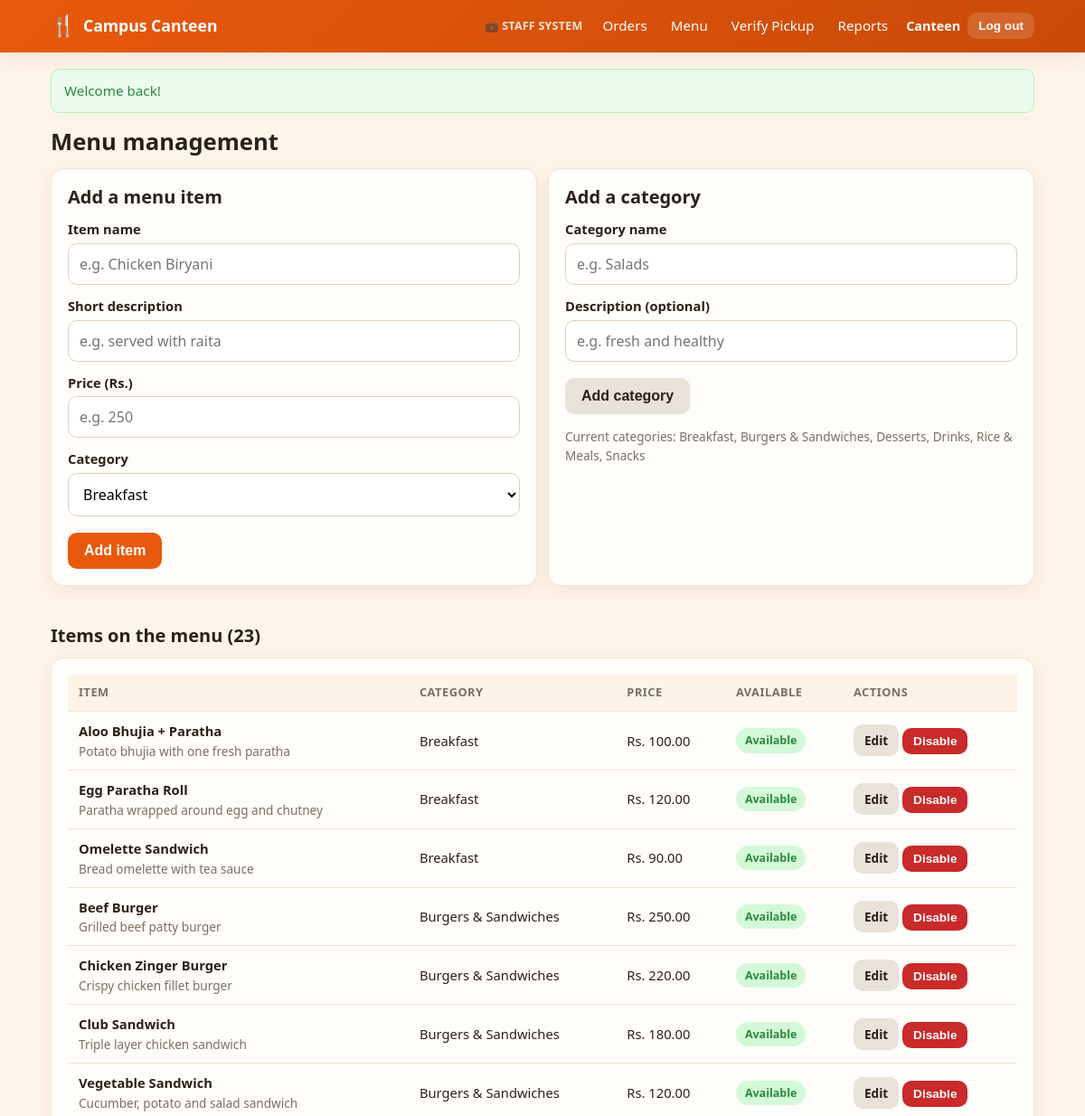
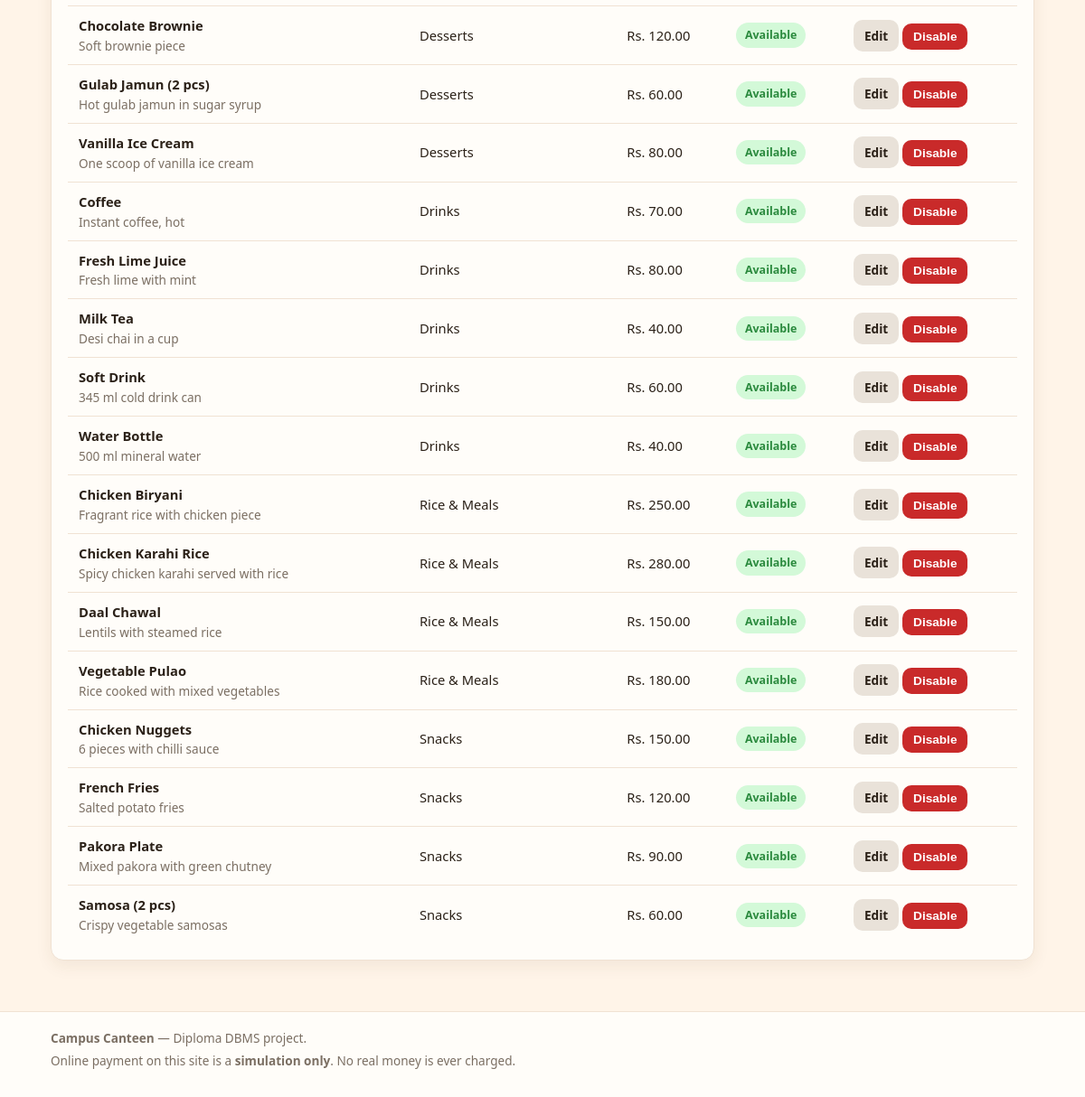
Page /manager/menu.php (signed in) on the committed database (2 pictures, top to bottom).
### tables this page shows
CREATE TABLE users (
    user_id        INT UNSIGNED NOT NULL AUTO_INCREMENT,
    full_name      VARCHAR(100) NOT NULL,
    email          VARCHAR(150) NOT NULL,
    phone          VARCHAR(20)  DEFAULT NULL,
    password_hash  VARCHAR(255) NOT NULL,
    role           ENUM('student','manager','chef') NOT NULL DEFAULT 'student',
    is_active      TINYINT(1)   NOT NULL DEFAULT 1,
    created_at     TIMESTAMP    NOT NULL DEFAULT CURRENT_TIMESTAMP,
    PRIMARY KEY (user_id),
    UNIQUE KEY uq_users_email (email),
    KEY idx_users_role (role)
);

CREATE TABLE categories (
    category_id  INT UNSIGNED NOT NULL AUTO_INCREMENT,
    name         VARCHAR(60)  NOT NULL,
    description  VARCHAR(255) DEFAULT NULL,
    is_active    TINYINT(1)   NOT NULL DEFAULT 1,
    PRIMARY KEY (category_id),
    UNIQUE KEY uq_categories_name (name)
);

CREATE TABLE menu_items (
    item_id       INT UNSIGNED NOT NULL AUTO_INCREMENT,
    category_id   INT UNSIGNED NOT NULL,
    name          VARCHAR(100) NOT NULL,
    description   VARCHAR(255) DEFAULT NULL,
    price         DECIMAL(10,2) NOT NULL,
    is_available  TINYINT(1)   NOT NULL DEFAULT 1,
    created_at    TIMESTAMP    NOT NULL DEFAULT CURRENT_TIMESTAMP,
    updated_at    TIMESTAMP    NOT NULL DEFAULT CURRENT_TIMESTAMP
                              ON UPDATE CURRENT_TIMESTAMP,
    PRIMARY KEY (item_id),
    KEY idx_menu_items_category (category_id),
    KEY idx_menu_items_available (is_available),
    CONSTRAINT fk_menu_items_category
        FOREIGN KEY (category_id) REFERENCES categories (category_id)
        ON DELETE RESTRICT,
    CONSTRAINT chk_menu_items_price CHECK (price >= 0)
);

### includes/functions.php (called while the page is built, shortened)
<?php
function db_run(string $sql, array $params = []): PDOStatement
{
    global $conn;
    $stmt = $conn->prepare($sql);
    $stmt->execute($params);
    return $stmt;
}
function db_all(string $sql, array $params = []): array
{
    return db_run($sql, $params)->fetchAll();
}
function db_row(string $sql, array $params = []): ?array
{
    $row = db_run($sql, $params)->fetch();
    return $row === false ? null : $row;
}
function e($value): string
{
    return htmlspecialchars((string)$value, ENT_QUOTES, 'UTF-8');
}
function url(string $path = ''): string
{
    return BASE_PATH . '/' . ltrim($path, '/');
}
function money($amount): string
{
    return CURRENCY . number_format((float)$amount, 2);
}
function flash_get(): ?array
{
    $message = $_SESSION['flash'];
    return $message;
}
function short_name(?string $full_name): string
{
    $parts = preg_split('/\s+/', trim((string)$full_name));
    return $parts[0] ?? '';
}

### includes/auth.php (called while the page is built, shortened)
<?php
function current_user(): ?array
{
    static $cached = false;
    static $user   = null;
    if ($cached) {
        return $user;
    }
    $cached = true;
    $user_id = (int)($_SESSION['user_id'] ?? 0);
    $user = db_row(
        'SELECT user_id, full_name, email, role FROM users WHERE user_id = ? AND is_active = 1',
        [$user_id]
    );
    return $user;
}
function require_login(): array
{
    $user = current_user();
    return $user;
}
function require_role(string $role): array
{
    $user = require_login();
    return $user;
}

### manager/menu.php (the view, shortened to what this page needs)
<?php
require_once __DIR__ . '/../includes/config.php';
require_once __DIR__ . '/../includes/functions.php';
require_once __DIR__ . '/../includes/auth.php';
$me = require_role('manager');
$categories = db_all('SELECT category_id, name FROM categories ORDER BY name');
$items      = db_all(
    'SELECT i.item_id, i.name, i.description, i.price, i.is_available, c.name AS category_name
     FROM menu_items i
     JOIN categories c ON c.category_id = i.category_id
     ORDER BY c.name, i.name'
);
$edit_item = null;
require __DIR__ . '/../includes/header.php';
?>
<h1>Menu management</h1>
<div class="form-row two">
  <div class="card">
    <h2><?= $edit_item && !empty($edit_item['item_id']) ? 'Edit item' : 'Add a menu item' ?></h2>
    <form method="post" data-submit-once>
      <label for="item_name">Item name</label>
      <input type="text" id="item_name" name="name" maxlength="100"
             value="<?= e($edit_item['name'] ?? '') ?>" placeholder="e.g. Chicken Biryani" required>
      <label for="item_desc">Short description</label>
      <input type="text" id="item_desc" name="description" maxlength="255"
             value="<?= e($edit_item['description'] ?? '') ?>" placeholder="e.g. served with raita">
      <label for="item_price">Price (<?= e(trim(CURRENCY)) ?>)</label>
      <input type="text" id="item_price" name="price" inputmode="decimal"
             value="<?= e($edit_item['price'] ?? '') ?>" placeholder="e.g. 250" required>
      <label for="item_category">Category</label>
      <select id="item_category" name="category_id" required>
        <?php foreach ($categories as $category): ?>
          <option value="<?= (int)$category['category_id'] ?>"
            <?= isset($edit_item['category_id']) && (int)$edit_item['category_id'] === (int)$category['category_id'] ? 'selected' : '' ?>>
            <?= e($category['name']) ?>
          </option>
        <?php endforeach; ?>
      </select>
      <div class="form-actions">
        <button class="btn btn-primary" type="submit"><?= $edit_item && !empty($edit_item['item_id']) ? 'Save changes' : 'Add item' ?></button>
      </div>
    </form>
  </div>
  <div class="card">
    <h2>Add a category</h2>
    <form method="post">
      <label for="cat_name">Category name</label>
      <input type="text" id="cat_name" name="name" maxlength="60" placeholder="e.g. Salads" required>
      <label for="cat_desc">Description (optional)</label>
      <input type="text" id="cat_desc" name="description" maxlength="255" placeholder="e.g. fresh and healthy">
      <div class="form-actions">
        <button class="btn btn-muted" type="submit">Add category</button>
      </div>
    </form>
    <p class="muted small" style="margin-top:14px">
      Current categories:
      <?php foreach ($categories as $index => $category): ?>
        <?= e($category['name']) ?><?= $index < count($categories) - 1 ? ', ' : '' ?>
      <?php endforeach; ?>
    </p>
  </div>
</div>
<h2 class="section-title">Items on the menu (<?= count($items) ?>)</h2>
<?php if (!$items): ?>
  <?php empty_state('No menu items yet', 'Use the form above to add the first item.'); ?>
<?php else: ?>
  <div class="card">
    <div class="table-wrap">
      <table class="data">
        <thead>
          <tr><th>Item</th><th>Category</th><th>Price</th><th>Available</th><th>Actions</th></tr>
        </thead>
        <tbody>
          <?php foreach ($items as $item): ?>
            <tr>
              <td class="wrap">
                <strong><?= e($item['name']) ?></strong>
                <?php if ($item['description']): ?>
                  <div class="small muted"><?= e($item['description']) ?></div>
                <?php endif; ?>
              </td>
              <td><?= e($item['category_name']) ?></td>
              <td><?= e(money($item['price'])) ?></td>
              <td>
                <?php if ((int)$item['is_available'] === 1): ?>
                  <span class="badge badge-paid">Available</span>
                <?php else: ?>
                  <span class="badge badge-cancelled">Disabled</span>
                <?php endif; ?>
              </td>
              <td class="nowrap">
                <a class="btn btn-small btn-muted" href="<?= e(url('manager/menu.php?edit=' . (int)$item['item_id'])) ?>">Edit</a>
                <form method="post" class="inline-form"
                      data-confirm="<?= (int)$item['is_available'] === 1 ? 'Disable this item? Students will not be able to order it.' : 'Make this item available again?' ?>">
                  <button class="btn btn-small <?= (int)$item['is_available'] === 1 ? 'btn-danger' : 'btn-success' ?>"
                          type="submit" name="action" value="toggle_item">
                    <?= (int)$item['is_available'] === 1 ? 'Disable' : 'Enable' ?>
                  </button>
                </form>
              </td>
            </tr>
          <?php endforeach; ?>
        </tbody>
      </table>
    </div>
  </div>
<?php endif; ?>
<?php require __DIR__ . '/../includes/footer.php'; ?>

### includes/header.php (shortened to what this page needs)
<?php
$me     = current_user();
?>
<!DOCTYPE html>
<html lang="en">
<head>
<link rel="stylesheet" href="<?= e(url('assets/css/style.css')) ?>">
</head>
<body<?= isset($body_class) && $body_class !== '' ? ' class="' . e($body_class) . '"' : ''; ?>>
<header class="site-header">
  <div class="container header-inner">
    <a class="brand" href="<?= e(url('index.php')) ?>">
      <span class="brand-icon">&#127860;</span>
      <span><?= e(APP_NAME) ?></span>
    </a>
    <nav class="main-nav">
      <?php if ($me === null): ?>
        <a href="<?= e(url('index.php')) ?>">Home</a>
        <a href="<?= e(url('student/menu.php')) ?>">Menu</a>
        <a class="btn btn-small btn-outline" href="<?= e(url('student/login.php')) ?>">Student login</a>
        <a class="btn btn-small btn-staff" href="<?= e(url('staff/login.php')) ?>">Staff</a>
        <a class="btn btn-small btn-chef" href="<?= e(url('chef/login.php')) ?>">Chef</a>
      <?php elseif ($me['role'] === 'manager'): ?>
        <span class="nav-system">&#128188; Staff System</span>
        <a href="<?= e(url('manager/dashboard.php')) ?>">Orders</a>
        <a href="<?= e(url('manager/menu.php')) ?>">Menu</a>
        <a href="<?= e(url('manager/verify.php')) ?>">Verify Pickup</a>
        <a href="<?= e(url('manager/reports.php')) ?>">Reports</a>
      <?php elseif ($me['role'] === 'chef'): ?>
        <span class="nav-system">&#127859; Chef System</span>
        <a href="<?= e(url('chef/kitchen.php')) ?>">Kitchen Screen</a>
      <?php endif; ?>
    </nav>
    <?php if ($me !== null): ?>
      <div class="user-box">
        <span class="user-name"><?= e(short_name($me['full_name'])) ?></span>
        <form method="post" action="<?= e(url('logout.php')) ?>" class="inline-form">
          <button class="btn btn-small btn-ghost" type="submit">Log out</button>
        </form>
      </div>
    <?php endif; ?>
  </div>
</header>
<main class="container page">
<?php $flash = flash_get(); ?>
<?php if ($flash !== null): ?>
  <div class="alert alert-<?= e($flash['type']) ?>"><?= e($flash['message']) ?></div>
<?php endif; ?>

### assets/css/style.css (style rules this page uses)
:root { --orange: #e8590c; --orange-dark: #c94a08; --green: #2b8a3e; --green-dark: #237033; --red: #c92a2a; --blue: #1971c2; --ink: #2b2118; --muted: #7b6f63; --paper: #fffdf9; --cream: #fff4e8; --line: #f0e2d3; --radius: 14px; --shadow: 0 6px 18px rgba(90, 60, 30, .08); }
* { box-sizing: border-box; }
body { margin: 0; font-family: "Segoe UI", Tahoma, Arial, sans-serif; color: var(--ink); background: var(--cream); line-height: 1.55; }
h1, h2, h3 { line-height: 1.25; margin: 0 0 .5em; }
h1 { font-size: 1.6rem; }
h2 { font-size: 1.25rem; }
p { margin: 0 0 .8em; }
a { color: var(--orange-dark); }
.container { width: 100%; max-width: 1120px; margin: 0 auto; padding: 0 16px; }
.page { padding: 18px 16px 40px; min-height: 60vh; }
.muted { color: var(--muted); }
.small { font-size: .85rem; }
.nowrap { white-space: nowrap; }
.site-header { background: linear-gradient(135deg, var(--orange), var(--orange-dark)); color: #fff; box-shadow: var(--shadow); position: sticky; top: 0; z-index: 20; }
.header-inner { display: flex; align-items: center; flex-wrap: wrap; gap: 10px; padding-top: 10px; padding-bottom: 10px; }
.brand { color: #fff; text-decoration: none; font-weight: 700; font-size: 1.1rem; display: flex; align-items: center; gap: 8px; margin-right: auto; }
.brand-icon { font-size: 1.4rem; }
.main-nav { display: flex; flex-wrap: wrap; align-items: center; gap: 6px; }
.main-nav a { color: #fff; text-decoration: none; padding: 7px 10px; border-radius: 8px; font-size: .95rem; }
.user-box { display: flex; align-items: center; gap: 8px; }
.user-name { font-weight: 600; font-size: .9rem; }
.inline-form { display: inline; }
.btn { display: inline-block; border: 0; border-radius: 10px; padding: 11px 18px; font-size: 1rem; font-weight: 600; text-decoration: none; text-align: center; cursor: pointer; background: var(--orange); color: #fff; transition: background .15s ease, transform .05s ease; }
.btn-small { padding: 7px 12px; font-size: .85rem; }
.btn-primary { background: var(--orange); }
.btn-danger { background: var(--red); }
.btn-ghost { background: rgba(255,255,255,.15); color: #fff; }
.btn-muted { background: #e9e2d9; color: var(--ink); }
.card { background: var(--paper); border: 1px solid var(--line); border-radius: var(--radius); box-shadow: var(--shadow); padding: 18px; margin-bottom: 16px; }
.card h2:first-child, .card h1:first-child { margin-top: 0; }
.section-title { margin: 26px 0 12px; }
label { display: block; font-weight: 600; margin: 12px 0 4px; font-size: .92rem; }
input[type="text"], input[type="email"], input[type="password"], input[type="number"], input[type="time"], select, textarea { width: 100%; padding: 11px 12px; border: 1px solid #ddd0c2; border-radius: 10px; font-size: 1rem; font-family: inherit; background: #fff; }
.form-row { display: grid; gap: 12px; grid-template-columns: 1fr; }
@media (min-width: 700px) { .form-row.two { grid-template-columns: 1fr 1fr; } }
.form-actions { margin-top: 18px; display: flex; gap: 10px; flex-wrap: wrap; }
.alert { border-radius: 10px; padding: 12px 14px; margin-bottom: 16px; border: 1px solid transparent; font-size: .95rem; }
.alert-success { background: #ebfbee; color: #2b8a3e; border-color: #b2f2bb; }
.badge { display: inline-block; padding: 4px 10px; border-radius: 999px; font-size: .78rem; font-weight: 700; white-space: nowrap; }
.badge-paid { background: #d3f9d8; color: #2b8a3e; }
.table-wrap { overflow-x: auto; -webkit-overflow-scrolling: touch; }
table.data { width: 100%; border-collapse: collapse; background: var(--paper); font-size: .92rem; }
table.data th, table.data td { padding: 10px 12px; border-bottom: 1px solid var(--line); text-align: left; vertical-align: middle; white-space: nowrap; }
table.data th { background: #fdf3e7; font-size: .8rem; text-transform: uppercase; letter-spacing: .04em; color: var(--muted); }
table.data tr:last-child td { border-bottom: 0; }
table.data td.wrap { white-space: normal; }
.nav-system { font-size: .78rem; font-weight: 700; letter-spacing: .02em; text-transform: uppercase; opacity: .85; align-self: center; margin-right: 6px; white-space: nowrap; }

### rows in the picture
users: full_name "Canteen"
categories: name "Breakfast"
categories: name "Burgers & Sandwiches"
categories: name "Desserts"
categories: name "Drinks"
categories: name "Rice & Meals"
categories: name "Snacks"
menu_items: name "Aloo Bhujia + Paratha", description "Potato bhujia with one fresh paratha", category.name "Breakfast", price "Rs. 100.00", is_available "Available"
menu_items: name "Egg Paratha Roll", description "Paratha wrapped around egg and chutney", category.name "Breakfast", price "Rs. 120.00", is_available "Available"
menu_items: name "Omelette Sandwich", description "Bread omelette with tea sauce", category.name "Breakfast", price "Rs. 90.00", is_available "Available"
menu_items: name "Beef Burger", description "Grilled beef patty burger", category.name "Burgers & Sandwiches", price "Rs. 250.00", is_available "Available"
menu_items: name "Chicken Zinger Burger", description "Crispy chicken fillet burger", category.name "Burgers & Sandwiches", price "Rs. 220.00", is_available "Available"
menu_items: name "Club Sandwich", description "Triple layer chicken sandwich", category.name "Burgers & Sandwiches", price "Rs. 180.00", is_available "Available"
menu_items: name "Vegetable Sandwich", description "Cucumber, potato and salad sandwich", category.name "Burgers & Sandwiches", price "Rs. 120.00", is_available "Available"
menu_items: name "Chocolate Brownie", description "Soft brownie piece", category.name "Desserts", price "Rs. 120.00", is_available "Available"
menu_items: name "Gulab Jamun (2 pcs)", description "Hot gulab jamun in sugar syrup", category.name "Desserts", price "Rs. 60.00", is_available "Available"
menu_items: name "Vanilla Ice Cream", description "One scoop of vanilla ice cream", category.name "Desserts", price "Rs. 80.00", is_available "Available"
menu_items: name "Coffee", description "Instant coffee, hot", category.name "Drinks", price "Rs. 70.00", is_available "Available"
menu_items: name "Fresh Lime Juice", description "Fresh lime with mint", category.name "Drinks", price "Rs. 80.00", is_available "Available"
menu_items: name "Milk Tea", description "Desi chai in a cup", category.name "Drinks", price "Rs. 40.00", is_available "Available"
menu_items: name "Soft Drink", description "345 ml cold drink can", category.name "Drinks", price "Rs. 60.00", is_available "Available"
menu_items: name "Water Bottle", description "500 ml mineral water", category.name "Drinks", price "Rs. 40.00", is_available "Available"
menu_items: name "Chicken Biryani", description "Fragrant rice with chicken piece", category.name "Rice & Meals", price "Rs. 250.00", is_available "Available"
menu_items: name "Chicken Karahi Rice", description "Spicy chicken karahi served with rice", category.name "Rice & Meals", price "Rs. 280.00", is_available "Available"
menu_items: name "Daal Chawal", description "Lentils with steamed rice", category.name "Rice & Meals", price "Rs. 150.00", is_available "Available"
menu_items: name "Vegetable Pulao", description "Rice cooked with mixed vegetables", category.name "Rice & Meals", price "Rs. 180.00", is_available "Available"
menu_items: name "Chicken Nuggets", description "6 pieces with chilli sauce", category.name "Snacks", price "Rs. 150.00", is_available "Available"
menu_items: name "French Fries", description "Salted potato fries", category.name "Snacks", price "Rs. 120.00", is_available "Available"
menu_items: name "Pakora Plate", description "Mixed pakora with green chutney", category.name "Snacks", price "Rs. 90.00", is_available "Available"
menu_items: name "Samosa (2 pcs)", description "Crispy vegetable samosas", category.name "Snacks", price "Rs. 60.00", is_available "Available"

### other values in the picture
APP_NAME "Campus Canteen"
$flash['message'] "Welcome back!"
CURRENCY "Rs."
count($items) "23"
form field category_id "Breakfast"
